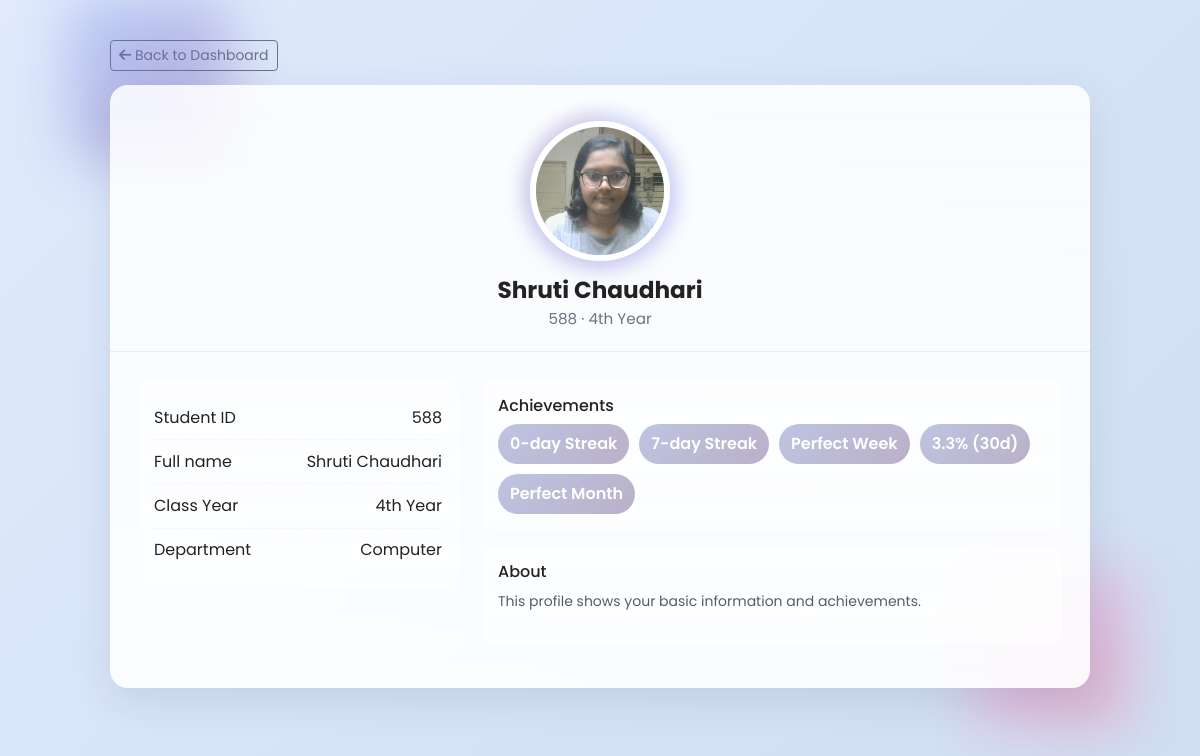
Screenshot of /profile (signed in) with the database file from the repository.
### tables this page shows
CREATE TABLE users (
        id INTEGER PRIMARY KEY AUTOINCREMENT,
        name TEXT,
        image_path TEXT
    , student_id TEXT, class_year TEXT, department TEXT, password TEXT);

### main.py (the view)
@app.route('/profile')
def profile():
    student_id = session.get('student_id')
    if not student_id:
        flash("Please login first.", "warning")
        return redirect(url_for('student_login'))
    conn = sqlite3.connect('database.db')
    conn.row_factory = sqlite3.Row
    cur = conn.cursor()
    cur.execute("SELECT * FROM users WHERE student_id = ?", (student_id,))
    row = cur.fetchone()
    conn.close()
    if row:
        image_path = None
        if row['image_path']:
            db_image_path = row['image_path'].replace('\\', '/').replace('static/', '')
            if os.path.exists(os.path.join('static', db_image_path)):
                image_path = db_image_path
        if not image_path:
            student_name = row['name']
            image_path = find_student_image(student_name)
        if not image_path or not os.path.exists(os.path.join('static', image_path)):
            image_path = 'default_profile.svg'
        user = {
            'id': row['id'],
            'name': row['name'],
            'student_id': row['student_id'],
            'class_year': row['class_year'],
            'department': row['department'],
            'image_path': image_path
        }
        try:
            conn2 = sqlite3.connect('database.db')
            cur2 = conn2.cursor()
            cur2.execute("SELECT DATE(timestamp) as dt FROM attendance WHERE user_id = ? ORDER BY timestamp DESC", (user['id'],))
            rows = cur2.fetchall()
            conn2.close()
            date_set = set([r[0] for r in rows if r and r[0]])
            today = datetime.utcnow().date()
            streak = 0
            check_day = today
            while True:
                if check_day.isoformat() in date_set:
                    streak += 1
                    check_day = check_day - timedelta(days=1)
                else:
                    break
            perfect_week = all(((today - timedelta(days=i)).isoformat() in date_set) for i in range(0, 7))
            last_30_cutoff = (today - timedelta(days=29)).isoformat()
            recent_days = [d for d in date_set if d >= last_30_cutoff]
            present_last_30 = len(recent_days)
            attendance_pct_30 = round((present_last_30 / 30.0) * 100, 1)
            perfect_month = present_last_30 >= 28
            achievements = []
            achievements.append({
                'label': f"{streak}-day Streak",
                'earned': streak >= 1,
                'desc': f"Current consecutive present days: {streak}"
            })
            achievements.append({
                'label': '7-day Streak',
                'earned': streak >= 7,
                'desc': 'Present 7 days in a row'
            })
            achievements.append({
                'label': 'Perfect Week',
                'earned': perfect_week,
                'desc': 'Present on each day of the last 7 days'
            })
            achievements.append({
                'label': f'{attendance_pct_30}% (30d)',
                'earned': attendance_pct_30 >= 90,
                'desc': f'Attendance in last 30 days: {attendance_pct_30}%'
            })
            achievements.append({
                'label': 'Perfect Month',
                'earned': perfect_month,
                'desc': 'Present 28+ of last 30 days'
            })
        except Exception as e:
            print(f"Error computing achievements: {e}")
            achievements = []
        return render_template('profile.html', user=user, achievements=achievements)
    else:
        flash("Student profile not found", "danger")
        return redirect(url_for('student_login'))

### main.py (called while the page is built)
def get_daily_quote():
    if not _QUOTES_CACHE:
        return {'text': 'Keep going — small steps lead to big changes.', 'author': ''}
    idx = datetime.utcnow().toordinal() % len(_QUOTES_CACHE)
    return _QUOTES_CACHE[idx]

@app.context_processor
def inject_quote():
    try:
        return {'daily_quote': get_daily_quote()}
    except Exception:
        return {'daily_quote': {'text': 'Keep learning every day.', 'author': ''}}

### templates/profile.html (shortened to what this page needs)
<!DOCTYPE html>
<html lang="en">
<head>
    <link href="https://cdn.jsdelivr.net/npm/bootstrap@5.3.3/dist/css/bootstrap.min.css" rel="stylesheet">
    <link rel="stylesheet" href="https://cdnjs.cloudflare.com/ajax/libs/font-awesome/6.4.0/css/all.min.css">
    <link href="https://unpkg.com/aos@2.3.1/dist/aos.css" rel="stylesheet">
</head>
<body>
    <div class="profile-container">
        <div class="floating-shape shape-a"></div>
        <div class="floating-shape shape-b"></div>
        <div style="margin-bottom:14px;">
            <a href="{{ url_for('student_home') }}" class="btn btn-sm btn-outline-secondary">
                <i class="fas fa-arrow-left"></i> Back to Dashboard
            </a>
        </div>
        <div class="profile-card" data-aos="fade-up" data-aos-duration="900">
            <div class="profile-header">
                <div class="profile-img-wrap">
                    {% if user and user.image_path and user.image_path != '' %}
                        <img src="{{ url_for('static', filename=user.image_path) }}" alt="Profile Picture" class="profile-img">
                    {% else %}
                        <div class="profile-img d-flex align-items-center justify-content-center" style="background:#f1f3f8;color:var(--muted);">
                            <i class="fas fa-user fa-4x"></i>
                        </div>
                    {% endif %}
                </div>
                <div class="profile-name">{{ user.name if user else 'Student Name' }}</div>
                <div class="profile-meta">{{ user.student_id if user else '' }} · {{ user.class_year if user and user.class_year else 'Year N/A' }}</div>
            </div>
            <div class="profile-body">
                <div class="left-col">
                    <div class="info-card" data-aos="zoom-in" data-aos-delay="120">
                        <div class="info-row"><div class="info-label">Student ID</div><div class="info-value">{{ user.student_id if user else 'N/A' }}</div></div>
                        <div class="info-row"><div class="info-label">Full name</div><div class="info-value">{{ user.name if user else 'N/A' }}</div></div>
                        <div class="info-row"><div class="info-label">Class Year</div><div class="info-value">{{ user.class_year if user and user.class_year else 'Not provided' }}</div></div>
                        <div class="info-row"><div class="info-label">Department</div><div class="info-value">{{ user.department if user and user.department else 'Not provided' }}</div></div>
                    </div>
                </div>
                <div class="right-col">
                    <div class="info-card" data-aos="fade-left" data-aos-delay="150">
                        <h6 style="margin:0 0 .6rem 0;">Achievements</h6>
                        <div class="achievements">
                            {% if achievements %}
                                {% for a in achievements %}
                                    {% if a.earned %}
                                        <span class="badge-achv">{{ a.label }}</span>
                                    {% else %}
                                        <span class="badge-achv" style="opacity:0.45;filter:grayscale(0.4);">{{ a.label }}</span>
                                    {% endif %}
                                {% endfor %}
                            {% else %}
                                <span class="badge-achv">No achievements yet</span>
                            {% endif %}
                        </div>
                    </div>
                    <div class="info-card mt-3" data-aos="fade-left" data-aos-delay="200">
                        <h6 style="margin:0 0 .6rem 0;">About</h6>
                        <p class="text-muted small">This profile shows your basic information and achievements.</p>
                    </div>
                </div>
            </div>
        </div>
    </div>
</body>
</html>

### templates/profile.html (style rules this page uses)
:root { --bg-1: #e0eafc; --bg-2: #cfdef3; --glass: rgba(255,255,255,0.7); --accent: #667eea; --accent-2: #764ba2; --muted: #6c757d; }
body { background: linear-gradient(135deg,var(--bg-1),var(--bg-2)); min-height: 100vh; font-family: 'Poppins', 'Segoe UI', Tahoma, Geneva, Verdana, sans-serif; color: #222; padding: 40px 12px; }
.profile-container { max-width: 980px; margin: 0 auto; position: relative; }
.floating-shape { position: absolute; width: 160px; height: 160px; border-radius: 24px; filter: blur(28px); opacity: 0.35; z-index: 0; transform: translate3d(0,0,0); }
.shape-a { background: linear-gradient(135deg,var(--accent),var(--accent-2)); top: -40px; left: -40px; }
.shape-b { background: linear-gradient(135deg,#f093fb,#f5576c); bottom: -40px; right: -40px; }
.profile-card { position: relative; z-index: 2; background: linear-gradient(180deg, rgba(255,255,255,0.85), rgba(255,255,255,0.9)); border-radius: 18px; box-shadow: 0 12px 40px rgba(44,62,80,0.12); overflow: hidden; }
.profile-header { padding: 2.25rem 2rem 1.25rem 2rem; text-align: center; border-bottom: 1px solid rgba(0,0,0,0.06); }
.profile-img-wrap { display:inline-block; position: relative; }
.profile-img { width:140px; height:140px; border-radius:50%; object-fit:cover; border:6px solid white; box-shadow: 0 8px 30px rgba(102,126,234,0.15); transition: transform .45s cubic-bezier(.2,.8,.2,1); }
.profile-name { font-weight:700; margin-top:12px; font-size:1.45rem; }
.profile-meta { color:var(--muted); font-size:0.95rem; }
.profile-body { display:flex; gap:1.5rem; padding:1.75rem; align-items:flex-start; }
.left-col { flex: 0 0 320px; }
.right-col { flex: 1 1 auto; }
.info-card { background: rgba(255,255,255,0.6); border-radius:12px; padding:1rem; margin-bottom:1rem; }
.info-row { display:flex; justify-content:space-between; padding: .6rem 0; border-bottom:1px dashed rgba(0,0,0,0.04); }
.info-row:last-child { border-bottom:none; }
.achievements { display:flex; gap:10px; flex-wrap:wrap; }
.badge-achv { background:linear-gradient(135deg,var(--accent),var(--accent-2)); color:white; padding:8px 12px; border-radius:999px; font-weight:600; }

### rows the page displays
users: image_path (picture), name "Shruti Chaudhari", student "588", class_year "4th Year", department "Computer"

### other values shown
{{ a.label }} "0-day Streak" "7-day Streak" "Perfect Week" "3.3% (30d)" "Perfect Month"
